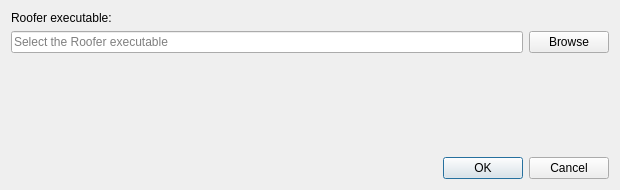
<?xml version="1.0" encoding="UTF-8"?>
<ui version="4.0">
 <class>DialogSettings</class>
 <widget class="QDialog" name="DialogSettings">
  <property name="geometry">
   <rect>
    <x>0</x>
    <y>0</y>
    <width>620</width>
    <height>190</height>
   </rect>
  </property>
  <property name="windowTitle">
   <string>Settings</string>
  </property>

  <layout class="QVBoxLayout" name="verticalLayout">
   <item>
    <widget class="QLabel" name="label">
     <property name="text">
      <string>Roofer executable:</string>
     </property>
    </widget>
   </item>

   <item>
    <layout class="QHBoxLayout" name="pathLayout">
     <item>
      <widget class="QLineEdit" name="le_roofer">
       <property name="placeholderText">
        <string>Select the Roofer executable</string>
       </property>
      </widget>
     </item>

     <item>
      <widget class="QPushButton" name="pb_browse_roofer">
       <property name="text">
        <string>Browse</string>
       </property>
      </widget>
     </item>
    </layout>
   </item>

   <item>
    <widget class="QLabel" name="lb_status">
     <property name="text">
      <string/>
     </property>
     <property name="wordWrap">
      <bool>true</bool>
     </property>
    </widget>
   </item>

   <item>
    <spacer name="verticalSpacer">
     <property name="orientation">
      <enum>Qt::Orientation::Vertical</enum>
     </property>
     <property name="sizeHint" stdset="0">
      <size>
       <width>20</width>
       <height>20</height>
      </size>
     </property>
    </spacer>
   </item>

   <item>
    <widget class="QDialogButtonBox" name="bb_actions">
     <property name="standardButtons">
      <set>QDialogButtonBox::StandardButton::Cancel|QDialogButtonBox::StandardButton::Ok</set>
     </property>
    </widget>
   </item>
  </layout>
 </widget>

 <resources/>
 <connections/>
</ui>
